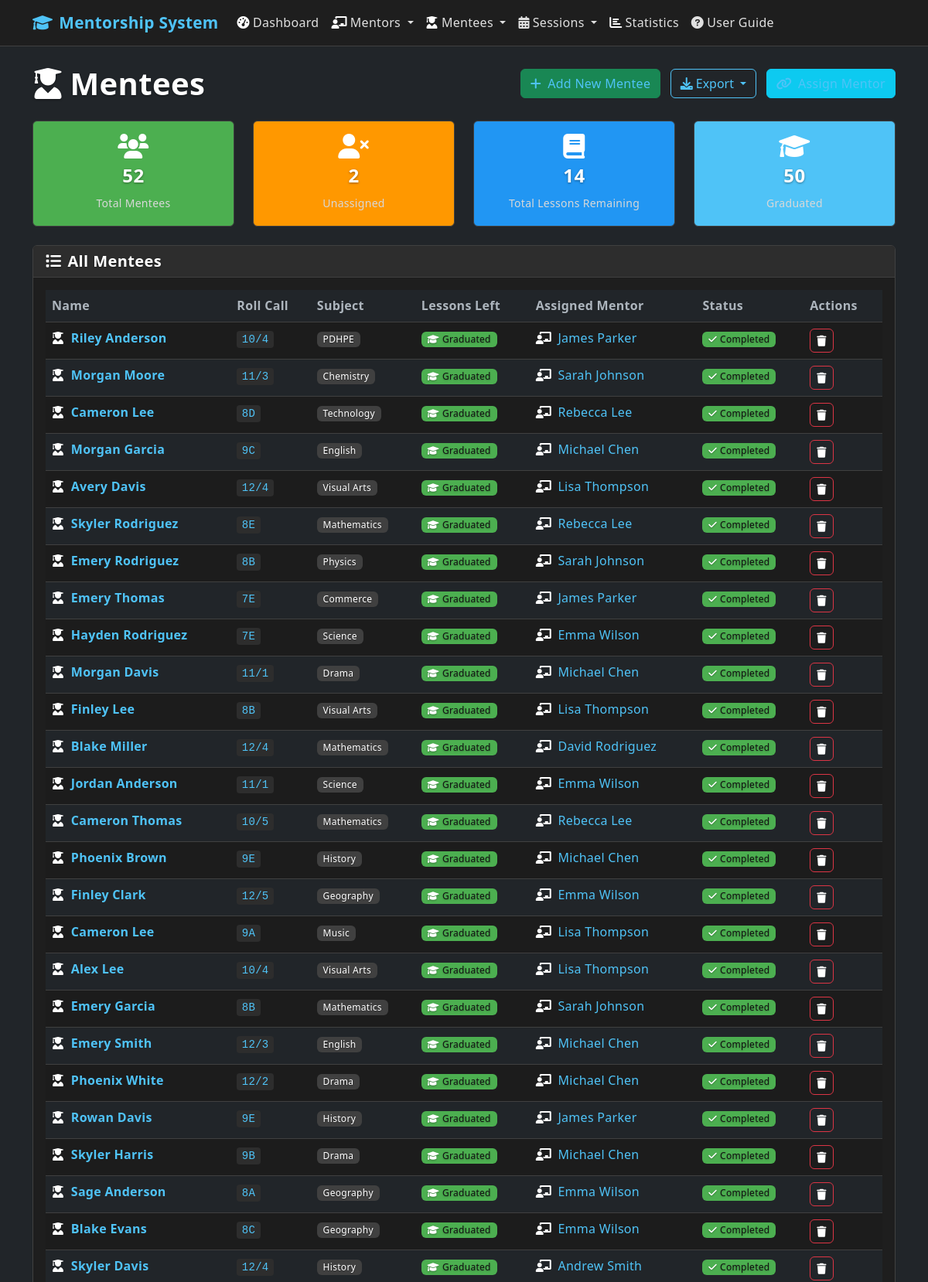
/mentees (upper part), run on the app's committed database.
### app.py (models this page shows, shortened)
class Mentee(db.Model):
    id = db.Column(db.Integer, primary_key=True)
    name = db.Column(db.String(100), nullable=False)
    roll_call = db.Column(db.String(20), nullable=False)  # Multiple students can be in same class
    subject = db.Column(db.String(100), nullable=False)  # Increased length for longer subject names
    lessons_remaining = db.Column(db.Integer, default=0)
    mentor_id = db.Column(db.Integer, db.ForeignKey('mentor.id'), nullable=True)
    created_at = db.Column(db.DateTime, default=datetime.utcnow)
    sessions = db.relationship('Session', backref='mentee', lazy=True)

class Mentor(db.Model):
    id = db.Column(db.Integer, primary_key=True)
    name = db.Column(db.String(100), nullable=False)
    roll_call = db.Column(db.String(20), nullable=False)  # Multiple mentors can be in same class
    subjects = db.Column(db.String(500), nullable=False)  # Increased length for more subjects
    max_mentees = db.Column(db.Integer, default=5)
    created_at = db.Column(db.DateTime, default=datetime.utcnow)
    mentees = db.relationship('Mentee', backref='assigned_mentor', lazy=True)
    sessions = db.relationship('Session', backref='mentor', lazy=True)

### app.py (the view)
@app.route('/mentees')
def mentees():
    mentees_list = Mentee.query.all()
    return render_template('mentees.html', mentees=mentees_list)

### templates/mentees.html (shortened to what this page needs)
{% extends "base.html" %}
{% block content %}
<div class="row">
    <div class="col-12">
        <div class="d-flex justify-content-between align-items-center mb-4">
            <h1 class="mb-0">
                <i class="fas fa-user-graduate me-2"></i>Mentees
            </h1>
            <div>
                <a href="{{ url_for('add_mentee') }}" class="btn btn-success me-2">
                    <i class="fas fa-plus me-2"></i>Add New Mentee
                </a>
                <div class="btn-group me-2">
                    <button type="button" class="btn btn-outline-primary dropdown-toggle" data-bs-toggle="dropdown">
                        <i class="fas fa-download me-1"></i>Export
                    </button>
                </div>
                <a href="{{ url_for('assign_mentor') }}" class="btn btn-info">
                    <i class="fas fa-link me-2"></i>Assign Mentor
                </a>
            </div>
        </div>
    </div>
</div>
<div class="row mb-4">
    <div class="col-md-3">
        <div class="card bg-success text-white">
            <div class="card-body text-center">
                <i class="fas fa-users fa-2x mb-2"></i>
                <h4>{{ mentees|length }}</h4>
                <small>Total Mentees</small>
            </div>
        </div>
    </div>
    <div class="col-md-3">
        <div class="card bg-warning text-white">
            <div class="card-body text-center">
                <i class="fas fa-user-times fa-2x mb-2"></i>
                <h4>{{ mentees|selectattr('mentor_id', 'none')|list|length }}</h4>
                <small>Unassigned</small>
            </div>
        </div>
    </div>
    <div class="col-md-3">
        <div class="card bg-info text-white">
            <div class="card-body text-center">
                <i class="fas fa-book fa-2x mb-2"></i>
                <h4>{{ mentees|sum(attribute='lessons_remaining') }}</h4>
                <small>Total Lessons Remaining</small>
            </div>
        </div>
    </div>
    <div class="col-md-3">
        <div class="card bg-primary text-white">
            <div class="card-body text-center">
                <i class="fas fa-graduation-cap fa-2x mb-2"></i>
                <h4>{{ mentees|selectattr('lessons_remaining', 'equalto', 0)|list|length }}</h4>
                <small>Graduated</small>
            </div>
        </div>
    </div>
</div>
<div class="row">
    <div class="col-12">
        <div class="card">
            <div class="card-header">
                <h5 class="mb-0">
                    <i class="fas fa-list me-2"></i>All Mentees
                </h5>
            </div>
            <div class="card-body">
                {% if mentees %}
                    <div class="table-responsive">
                        <table class="table table-striped">
                            <thead>
                                <tr>
                                    <th>Name</th>
                                    <th>Roll Call</th>
                                    <th>Subject</th>
                                    <th>Lessons Left</th>
                                    <th>Assigned Mentor</th>
                                    <th>Status</th>
                                    <th>Actions</th>
                                </tr>
                            </thead>
                            <tbody>
                                {% for mentee in mentees %}
                                <tr>                                    <td>
                                        <a href="{{ url_for('mentee_detail', id=mentee.id) }}"
                                           class="text-decoration-none fw-bold">
                                            <i class="fas fa-user-graduate me-1"></i>
                                            {{ mentee.name }}
                                        </a>
                                    </td>
                                    <td>
                                        <code>{{ mentee.roll_call }}</code>
                                    </td>
                                    <td>
                                        <span class="badge bg-secondary">{{ mentee.subject }}</span>
                                    </td>
                                    <td>
                                        {% if mentee.lessons_remaining > 0 %}
                                            <span class="badge bg-info">{{ mentee.lessons_remaining }}</span>
                                        {% else %}
                                            <span class="badge bg-success">
                                                <i class="fas fa-graduation-cap me-1"></i>Graduated
                                            </span>
                                        {% endif %}
                                    </td>
                                    <td>
                                        {% if mentee.assigned_mentor %}
                                            <a href="{{ url_for('mentor_detail', id=mentee.assigned_mentor.id) }}"
                                               class="text-decoration-none">
                                                <i class="fas fa-chalkboard-teacher me-1"></i>
                                                {{ mentee.assigned_mentor.name }}
                                            </a>
                                        {% else %}
                                            <span class="text-muted">
                                                <i class="fas fa-user-times me-1"></i>Unassigned
                                            </span>
                                        {% endif %}
                                    </td>
                                    <td>
                                        {% if mentee.lessons_remaining == 0 %}
                                            <span class="badge bg-success">
                                                <i class="fas fa-check me-1"></i>Completed
                                            </span>
                                        {% elif mentee.assigned_mentor %}
                                            <span class="badge bg-primary">
                                                <i class="fas fa-play me-1"></i>Active
                                            </span>
                                        {% else %}
                                            <span class="badge bg-warning">
                                                <i class="fas fa-pause me-1"></i>Waiting
                                            </span>
                                        {% endif %}
                                    </td>
                                    <td>                                        <div class="btn-group btn-group-sm" role="group">
                                            <a href="{{ url_for('delete_mentee_confirm', id=mentee.id) }}"
                                               class="btn btn-outline-danger" title="Delete">
                                                <i class="fas fa-trash"></i>
                                            </a>
                                        </div>
                                    </td>
                                </tr>
                                {% endfor %}
                            </tbody>
                        </table>
                    </div>
                {% endif %}
            </div>
        </div>
    </div>
</div>
{% endblock %}

### static/css/style.css (style rules this page uses)
:root { --primary-color: #4fc3f7; --secondary-color: #9c27b0; --success-color: #4caf50; --warning-color: #ff9800; --danger-color: #f44336; --info-color: #2196f3; --bg-primary: #121212; --bg-secondary: #1e1e1e; --bg-tertiary: #2d2d2d; --bg-quaternary: #404040; --text-primary: #ffffff; --text-secondary: #e0e0e0; --text-muted: #b0b0b0; --text-inverse: #121212; --border-color: #404040; --border-light: #2d2d2d; --card-bg: #1e1e1e; --card-header-bg: #2d2d2d; --input-bg: #2d2d2d; --input-border: #404040; }
body { background-color: var(--bg-primary) !important; color: var(--text-primary) !important; font-family: 'Segoe UI', Tahoma, Geneva, Verdana, sans-serif; }
.card { background-color: var(--card-bg) !important; border: 1px solid var(--border-color) !important; color: var(--text-primary) !important; }
.card-header { background-color: var(--card-header-bg) !important; border-bottom: 1px solid var(--border-color) !important; color: var(--text-primary) !important; }
.btn { border-radius: 0.375rem; font-weight: 500; transition: all 0.2s ease-in-out; }
.btn-group .btn { border-radius: 0.375rem; }
.btn-outline-primary { border-color: var(--primary-color) !important; color: var(--primary-color) !important; }
.badge { font-weight: 500; }
.bg-primary { background-color: var(--primary-color) !important; color: var(--text-inverse) !important; }
.bg-secondary { background-color: var(--bg-quaternary) !important; color: var(--text-primary) !important; }
.bg-success { background-color: var(--success-color) !important; color: var(--text-inverse) !important; }
.bg-warning { background-color: var(--warning-color) !important; color: var(--text-inverse) !important; }
.bg-info { background-color: var(--info-color) !important; color: var(--text-inverse) !important; }
.table { color: var(--text-primary) !important; }
.table > :not(caption) > * > * { border-bottom-color: var(--border-color) !important; }
.table-striped > tbody > tr:nth-of-type(odd) > td, .table-striped > tbody > tr:nth-of-type(odd) > th { background-color: var(--bg-secondary) !important; }
* { scrollbar-width: thin; scrollbar-color: var(--bg-quaternary) var(--bg-secondary); }
.row { color: var(--text-primary); }
h1, h2, h3, h4, h5, h6 { color: var(--text-primary) !important; }
span { color: inherit !important; }
a { color: var(--primary-color) !important; text-decoration: none; }
small { color: var(--text-muted) !important; }
code { background-color: var(--bg-tertiary) !important; color: var(--primary-color) !important; padding: 0.2rem 0.4rem; border-radius: 0.25rem; }
.fas, .far, .fab, .fal { color: inherit !important; }
.card i, .card .fas, .card .far, .card .fab, .alert i, .alert .fas, .dashboard i, .dashboard .fas, .card-body i, .card-header i, h1 i, h2 i, h3 i, h4 i, h5 i, h6 i { color: white !important; }
.fa-tachometer-alt, .fa-chalkboard-teacher, .fa-user-graduate, .fa-calendar-day, .fa-chart-bar, .fa-clock, .fa-check-circle, .fa-hourglass-half, .fa-info-circle, .fa-utensils, .fa-stopwatch, .fa-calendar-check { color: white !important; }
.card.bg-primary i, .card.bg-success i, .card.bg-info i, .card.bg-warning i, .card.bg-danger i { color: white !important; }
.card .fa-calendar-day, .card .fa-clock, .card .fa-check, .card .fa-calendar { color: white !important; }
body { font-family: 'Segoe UI', Tahoma, Geneva, Verdana, sans-serif !important; font-weight: 400; line-height: 1.6; letter-spacing: 0.3px; }
h1, h2, h3, h4, h5, h6 { font-weight: 600 !important; letter-spacing: 0.4px; text-shadow: 0 1px 3px rgba(0,0,0,0.4); }
.small, small { font-size: 0.875rem; font-weight: 400; color: #d8d8d8 !important; }
.badge { font-weight: 500 !important; letter-spacing: 0.3px; text-shadow: 0 1px 2px rgba(0,0,0,0.3); }

### data on the page
Mentee: name "Riley Anderson", roll_call "10/4", subject "PDHPE", lessons_remaining 0 (drawn), assigned_mentor.name "James Parker"
Mentee: name "Morgan Moore", roll_call "11/3", subject "Chemistry", lessons_remaining 0 (drawn), assigned_mentor.name "Sarah Johnson"
Mentee: name "Cameron Lee", roll_call "8D", subject "Technology", lessons_remaining 0 (drawn), assigned_mentor.name "Rebecca Lee"
Mentee: name "Morgan Garcia", roll_call "9C", subject "English", lessons_remaining 0 (drawn), assigned_mentor.name "Michael Chen"
Mentee: name "Avery Davis", roll_call "12/4", subject "Visual Arts", lessons_remaining 0 (drawn), assigned_mentor.name "Lisa Thompson"
Mentee: name "Skyler Rodriguez", roll_call "8E", subject "Mathematics", lessons_remaining 0 (drawn), assigned_mentor.name "Rebecca Lee"
Mentee: name "Emery Rodriguez", roll_call "8B", subject "Physics", lessons_remaining 0 (drawn), assigned_mentor.name "Sarah Johnson"
Mentee: name "Emery Thomas", roll_call "7E", subject "Commerce", lessons_remaining 0 (drawn), assigned_mentor.name "James Parker"
Mentee: name "Hayden Rodriguez", roll_call "7E", subject "Science", lessons_remaining 0 (drawn), assigned_mentor.name "Emma Wilson"
Mentee: name "Morgan Davis", roll_call "11/1", subject "Drama", lessons_remaining 0 (drawn), assigned_mentor.name "Michael Chen"
Mentee: name "Finley Lee", roll_call "8B", subject "Visual Arts", lessons_remaining 0 (drawn), assigned_mentor.name "Lisa Thompson"
Mentee: name "Blake Miller", roll_call "12/4", subject "Mathematics", lessons_remaining 0 (drawn), assigned_mentor.name "David Rodriguez"
Mentee: name "Jordan Anderson", roll_call "11/1", subject "Science", lessons_remaining 0 (drawn), assigned_mentor.name "Emma Wilson"
Mentee: name "Cameron Thomas", roll_call "10/5", subject "Mathematics", lessons_remaining 0 (drawn), assigned_mentor.name "Rebecca Lee"
Mentee: name "Phoenix Brown", roll_call "9E", subject "History", lessons_remaining 0 (drawn), assigned_mentor.name "Michael Chen"
Mentee: name "Finley Clark", roll_call "12/5", subject "Geography", lessons_remaining 0 (drawn), assigned_mentor.name "Emma Wilson"
Mentee: name "Cameron Lee", roll_call "9A", subject "Music", lessons_remaining 0 (drawn), assigned_mentor.name "Lisa Thompson"
Mentee: name "Alex Lee", roll_call "10/4", subject "Visual Arts", lessons_remaining 0 (drawn), assigned_mentor.name "Lisa Thompson"
Mentee: name "Emery Garcia", roll_call "8B", subject "Mathematics", lessons_remaining 0 (drawn), assigned_mentor.name "Sarah Johnson"
Mentee: name "Emery Smith", roll_call "12/3", subject "English", lessons_remaining 0 (drawn), assigned_mentor.name "Michael Chen"
Mentee: name "Phoenix White", roll_call "12/2", subject "Drama", lessons_remaining 0 (drawn), assigned_mentor.name "Michael Chen"
Mentee: name "Rowan Davis", roll_call "9E", subject "History", lessons_remaining 0 (drawn), assigned_mentor.name "James Parker"
Mentee: name "Skyler Harris", roll_call "9B", subject "Drama", lessons_remaining 0 (drawn), assigned_mentor.name "Michael Chen"
Mentee: name "Sage Anderson", roll_call "8A", subject "Geography", lessons_remaining 0 (drawn), assigned_mentor.name "Emma Wilson"
Mentee: name "Blake Evans", roll_call "8C", subject "Geography", lessons_remaining 0 (drawn), assigned_mentor.name "Emma Wilson"
Mentee: name "Skyler Davis", roll_call "12/4", subject "History", lessons_remaining 0 (drawn), assigned_mentor.name "Andrew Smith"

### other printed values
{{ mentees|length }} "52"
{{ mentees|selectattr('mentor_id', 'none')|list|length }} "2"
{{ mentees|sum(attribute='lessons_remaining') }} "14"
{{ mentees|selectattr('lessons_remaining', 'equalto', 0)|list|length }} "50"
